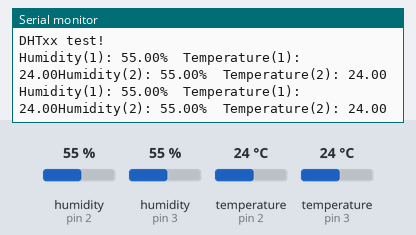
Simulated run of this sketch. Board: Arduino Uno, built with avr-gcc and run on an emulated ATmega328P. Shown: the last lines printed to the serial monitor. The inputs (shaded band) are chosen by the test bench; at power-on: humidity (sensors on pin 2, pin 3) 55 %, temperature (sensors on pin 2, pin 3) 24 °C.

Above: at 4.8 s.
4.9 s: humidity (sensor on pin 2) set to 22 %
At 6.9 s:
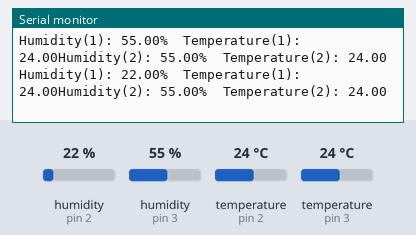
7.9 s: humidity (sensor on pin 3) set to 22 %
At 9.7 s:
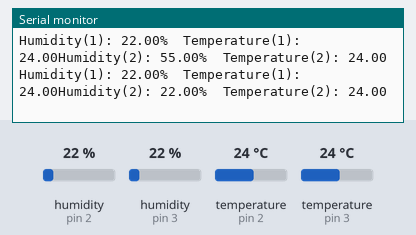
10.9 s: temperature (sensor on pin 2) set to 12 °C
At 12.9 s:
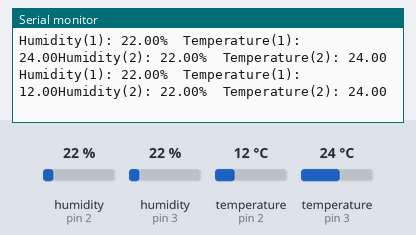
13.9 s: temperature (sensor on pin 3) set to 12 °C
At 15.7 s:
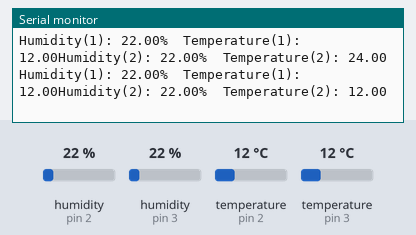
16.9 s: humidity (sensor on pin 2) set to 40 %
At 18.9 s:
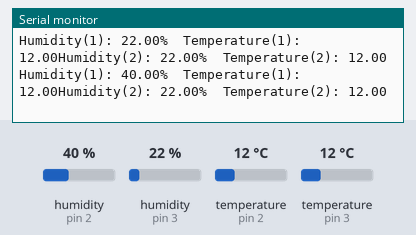
19.9 s: humidity (sensor on pin 3) set to 40 %
At 21.7 s:
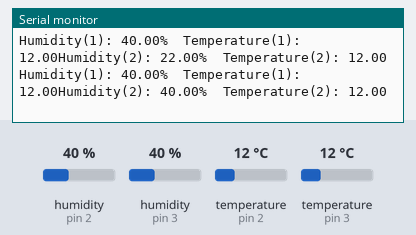
Timing chart, 0 to 23.2 s (numbered marks = the images above; inputs shaded):
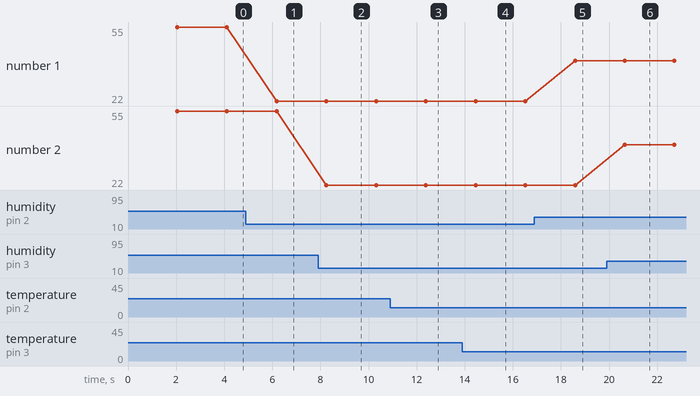

The sketch:

leitor-arduino.ino
```cpp
// Example testing sketch for various DHT humidity/temperature sensors
// Written by ladyada, public domain

// REQUIRES the following Arduino libraries:
// - DHT Sensor Library: https://github.com/adafruit/DHT-sensor-library
// - Adafruit Unified Sensor Lib: https://github.com/adafruit/Adafruit_Sensor

#include "DHT.h"

#define DHTPIN 2
#define DHTPIN2 3
#define DHTTYPE DHT11   // DHT 11
DHT dht(DHTPIN, DHTTYPE);
DHT dht2(DHTPIN2, DHTTYPE);

void setup() {
  Serial.begin(9600);
  Serial.println(F("DHTxx test!"));

  dht.begin();
  dht2.begin();
}

void loop() {
  delay(2000);

  float h = dht.readHumidity();
  float t = dht.readTemperature();

  float h2 = dht2.readHumidity();
  float t2 = dht2.readTemperature();
  if (isnan(h) || isnan(t) || isnan(h2) || isnan(t2)  ) {
    Serial.println(F("Failed to read from DHT sensor!"));
    return;
  }
  // Compute heat index in Celsius (isFahreheit = false)
  float hic = dht.computeHeatIndex(t, h, false);
  float hic2 = dht2.computeHeatIndex(t2, h2, false);
  Serial.print(F("Humidity(1): "));
  Serial.print(h);
  Serial.print(F("%  Temperature(1): "));
  Serial.print(t);
  Serial.print(F("Humidity(2): "));
  Serial.print(h2);
  Serial.print(F("%  Temperature(2): "));
  Serial.print(t2);
  Serial.print(("\n"));
}
```

Measured:
- after the input at 4.9 s, the serial monitor: prints a new line after 1.3 s (image 1)
- after the input at 7.9 s, the serial monitor: prints a new line after 0.35 s (image 2)
- after the input at 10.9 s, the serial monitor: prints a new line after 1.5 s (image 3)
- after the input at 13.9 s, the serial monitor: prints a new line after 0.55 s (image 4)
- after the input at 16.9 s, the serial monitor: prints a new line after 1.7 s (image 5)
- after the input at 19.9 s, the serial monitor: prints a new line after 0.75 s (image 6)
- plotted number 1: 55 → 22 after the input at 4.9 s, 22 → 40 after the input at 16.9 s
